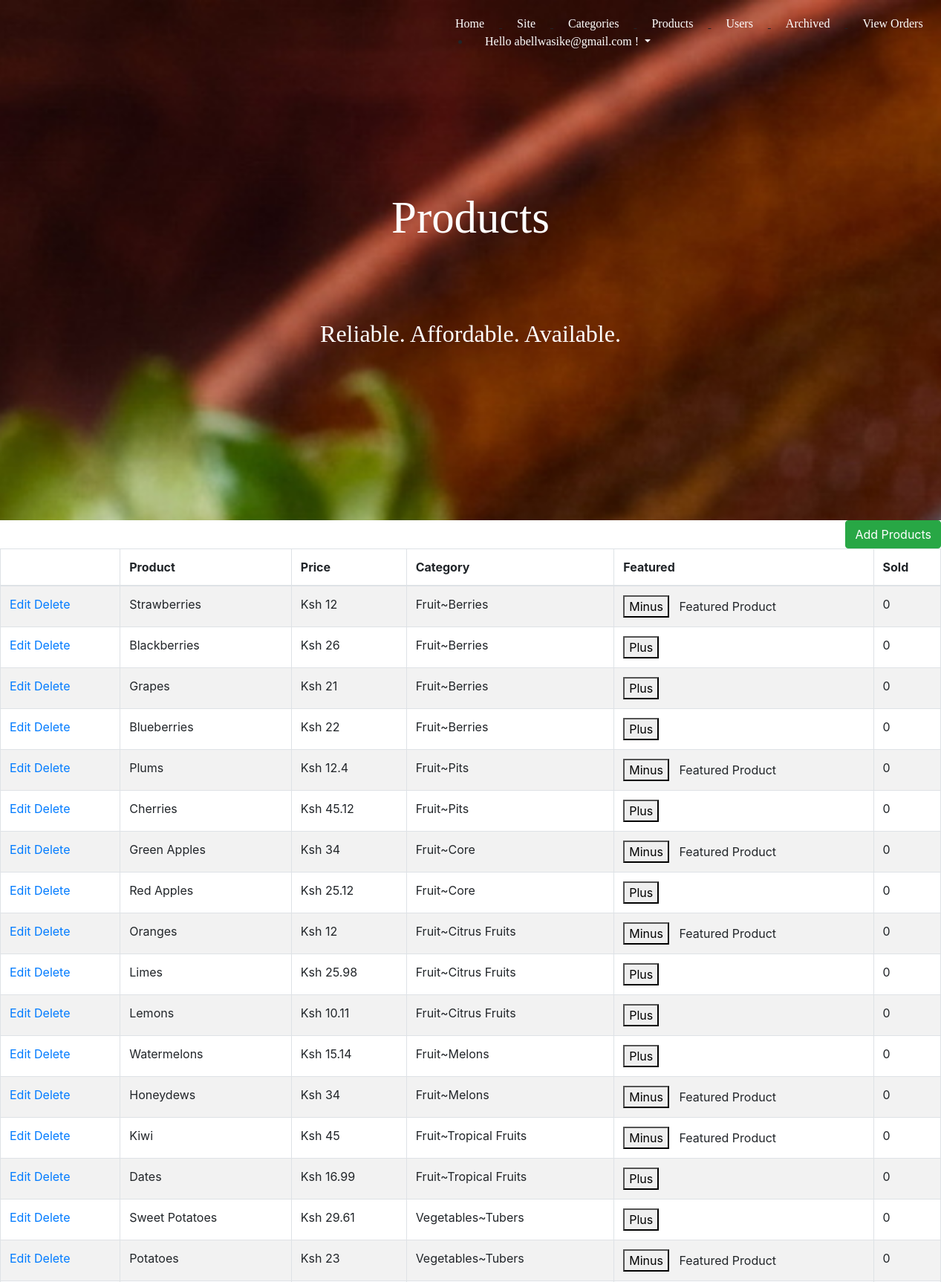
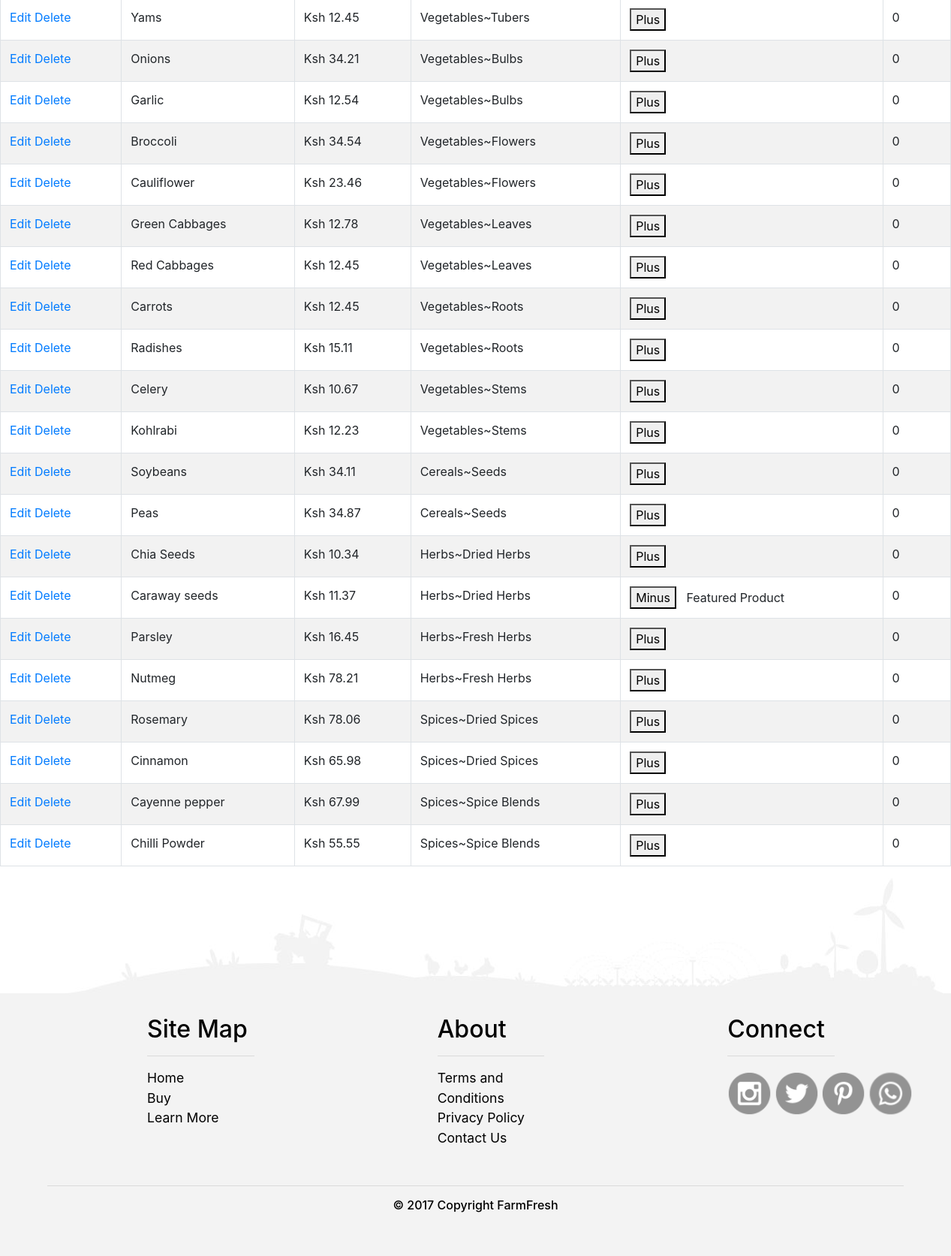
/admin/products.php (signed in), run on the app's committed database (2 pictures, top to bottom).
### tables this page shows
CREATE TABLE `products` (
  `Productid` int(11) NOT NULL,
  `Category` int(11) DEFAULT NULL,
  `Name` varchar(50) DEFAULT NULL,
  `UnitPrice` float DEFAULT NULL,
  `Image` varchar(250) DEFAULT NULL,
  `date_added` datetime NOT NULL,
  `Deleted` int(11) DEFAULT NULL,
  `Featured` int(11) DEFAULT NULL
);

### admin/products.php (the view, shortened to what this page needs)
<?php
require_once '../includes/init.php';
  ?>
<?php
$sql = "SELECT * FROM Products WHERE Deleted = 0";
$presults = $db->query($sql);
?>
<!DOCTYPE html>
<html lang="en">
  <head>
      <link rel="stylesheet" href="https://maxcdn.bootstrapcdn.com/bootstrap/4.0.0-alpha.6/css/bootstrap.min.css">
  </head>
<body>
  <div class="start">
  <div class="topnav">
<a href="admin.php">Home</a>
<a href="../index.php">Site</a>
<a href="categories.php">Categories</a>
<a href="products.php">Products</a>
<a href="users.php">Users</a>
<a href="archived.php">Archived</a>
<a href="vieworders.php">View Orders</a>
<ul>
<li class="dropdown">
  <a href="#" class="dropdown-toggle" data-toggle="dropdown">Hello <?php echo $_SESSION['UserID']; ?> !
  </a>
</li>
</ul>
</div>
<div class="title text-center">
<h1 style="font-size:3.8em;color:white;">Products</h1>
</div>
<div class="title1 text-center">
<h2>Reliable. Affordable. Available.</h2>
</div>
  </div>
  <a href="products.php?add=1" class="btn btn-success" style="float:right;">Add Products</a>
<table class="table table-bordered table-condensed table-striped">
<thead>
  <th></th>
  <th>Product</th>
  <th>Price</th>
  <th>Category</th>
  <th>Featured</th>
  <th>Sold</th>
</thead>
<tbody>
  <?php while($product = mysqli_fetch_assoc($presults)):
     $childID = $product['Category'];
     $catsql = "SELECT * FROM Category WHERE Categoryid = '$childID'";
     $result = $db->query($catsql);
     $child = mysqli_fetch_assoc($result);
     $parentID = $child['Parent'];
     $parentsql = "SELECT * FROM Category WHERE Categoryid = '$parentID'";
     $presult = $db->query($parentsql);
     $parent = mysqli_fetch_assoc($presult);
     $category = $parent['Name'].'~'.$child['Name'];
   ?>
   <tr>
     <td>
       <a href="products.php?edit=<?php echo $product['Productid'];?>">Edit</a>
       <a href="products.php?delete=<?php echo $product['Productid'];?>">Delete</a>
     </td>
     <td>
       <?php echo $product['Name']; ?>
     </td>
     <td>
       <?php echo 'Ksh '.($product['UnitPrice']); ?>
     </td>
     <td><?php echo $category; ?></td>
     <td>
       <a href="products.php?featured=<?php echo(($product['Featured']== 0)?'1':'0'); ?>&productid=<?php echo$product['Productid'];?>">
        <button><?php echo(($product['Featured']== 1)?'Minus':'Plus'); ?></button>
       </a> &nbsp <?php echo(($product['Featured']== 1)?'Featured Product':''); ?>
     </td>
     <td>0</td>
   </tr>
  <?php endwhile; ?>
</tbody>
</table>
  <footer>
<div class="foot"><img src="/copy/f1.jpg" alt="farm" style="padding-left:87px;"/></div>
<div class="foot1" style="color:black;">
<div class="container5">
<div class="overall">
<div class="row">
<div class="col-lg-4 col-md-6 col-sm-6">
<h2>Site Map</h2>
<hr>
<a href="#">Home</a><br>
<a href="#">Buy</a><br>
<a href="#">Learn More</a>
</div>
<div class="col-lg-4 col-md-6 col-sm-6">
<h2>About</h2>
<hr>
<a href="#">Terms and Conditions</a><br>
<a href="#">Privacy Policy</a><br>
<a href="#">Contact Us</a>
</div>
<div class="col-lg-4 col-md-6 col-sm-6">
<h2>Connect</h2>
<hr>
<div class="medcover">
<div class="med">
<div class="row">
<div class="col-lg-3 col-md-4 col-sm-6">
 <a href=#><img src="/copy/instagram.png" alt="Instagram" style="height:67px;padding:4px 0px;"/></a>
</div>
<div class="col-lg-3 col-md-4 col-sm-6">
<a href=#><img src="/copy/twitter.png" alt="Twitter" style="height:67px;padding:4px 20px;"/></a>
</div>
<div class="col-lg-3 col-md-4 col-sm-6">
<a href=#><img src="/copy/pinterest.png" alt="Pinterest" style="height:67px;padding:4px 38px;" /></a>
</div>
<div class="col-lg-3 col-md-4 col-sm-6">
<a href=#><img src="/copy/whatsApp.png" alt="Whatsapp" style="height:67px;padding:4px 58px;" /></a>
</div>
</div>
</div>
</div>
</div>
</div>
</div>
</div>
<hr style="width:90%;opacity:1;">
<h4 style="font-size:1em;text-align:center;">&copy 2017 Copyright FarmFresh</h4>
</div>
</footer>
 </body>
  </html>

### admin/products.php (style rules this page uses)
.start { background-image:url("/copy/fruit1.jpg"); min-width: 100%; height:700px; background-attachment: fixed; background-position: center; background-repeat: no-repeat; background-size: cover; font-family: 'Handlee', cursive; }
.topnav { padding-top:20px; padding-left: 593px; padding-right:0px; display:inline-block; text-decoration: underline; }
.topnav a { color:white; margin:0px 20px; font-size:1.0em; text-decoration: none; display:inline-block; position:relative; }
.topnav a:before { content: ""; position: absolute; width: 100%; height: 2px; bottom: 0; left: 0; background-color: white; visibility: hidden; -webkit-transform: scaleX(0); transform: scaleX(0); -webkit-transition: all 0.3s ease-in-out 0s; transition: all 0.3s ease-in-out 0s; }
.title { padding:173px 457px; min-width:46%; height:50px; text-align:center; }
.title1 { padding:0px 400px; color:white; text-align:center; }
.container5 { min-width:100%; height:240px; }
.medcover { min-width:100%; height:170px; }
.med { padding-top:0px; padding-left:0px; padding-right:0px; padding-bottom:0px; }
.row { zoom:1; }
.overall { padding-top:20px; padding-left:89px; padding-right:48px; padding-bottom:0px; }
.col-md-6 { padding:9px 122px; margin:0px 0px; box-sizing:border-box; height:177px; }
footer { min-width:100%; height:200px; }
.foot { height:100px; }
.foot1 { background-color:#f3f3f3; height:350px; margin-top:53px; }
footer a { color:black; text-align:center; font-size:1.1em; }

### data on the page
products: Name "Strawberries", UnitPrice "12", category "Fruit~Berries", Featured "Minus"
products: Name "Blackberries", UnitPrice "26", category "Fruit~Berries", Featured "Plus"
products: Name "Grapes", UnitPrice "21", category "Fruit~Berries", Featured "Plus"
products: Name "Blueberries", UnitPrice "22", category "Fruit~Berries", Featured "Plus"
products: Name "Plums", UnitPrice "12.4", category "Fruit~Pits", Featured "Minus"
products: Name "Cherries", UnitPrice "45.12", category "Fruit~Pits", Featured "Plus"
products: Name "Green Apples", UnitPrice "34", category "Fruit~Core", Featured "Minus"
products: Name "Red Apples", UnitPrice "25.12", category "Fruit~Core", Featured "Plus"
products: Name "Oranges", UnitPrice "12", category "Fruit~Citrus Fruits", Featured "Minus"
products: Name "Limes", UnitPrice "25.98", category "Fruit~Citrus Fruits", Featured "Plus"
products: Name "Lemons", UnitPrice "10.11", category "Fruit~Citrus Fruits", Featured "Plus"
products: Name "Watermelons", UnitPrice "15.14", category "Fruit~Melons", Featured "Plus"
products: Name "Honeydews", UnitPrice "34", category "Fruit~Melons", Featured "Minus"
products: Name "Kiwi", UnitPrice "45", category "Fruit~Tropical Fruits", Featured "Minus"
products: Name "Dates", UnitPrice "16.99", category "Fruit~Tropical Fruits", Featured "Plus"
products: Name "Sweet Potatoes", UnitPrice "29.61", category "Vegetables~Tubers", Featured "Plus"
products: Name "Potatoes", UnitPrice "23", category "Vegetables~Tubers", Featured "Minus"
products: Name "Yams", UnitPrice "12.45", category "Vegetables~Tubers", Featured "Plus"
products: Name "Onions", UnitPrice "34.21", category "Vegetables~Bulbs", Featured "Plus"
products: Name "Garlic", UnitPrice "12.54", category "Vegetables~Bulbs", Featured "Plus"
products: Name "Broccoli", UnitPrice "34.54", category "Vegetables~Flowers", Featured "Plus"
products: Name "Cauliflower", UnitPrice "23.46", category "Vegetables~Flowers", Featured "Plus"
products: Name "Green Cabbages", UnitPrice "12.78", category "Vegetables~Leaves", Featured "Plus"
products: Name "Red Cabbages", UnitPrice "12.45", category "Vegetables~Leaves", Featured "Plus"
products: Name "Carrots", UnitPrice "12.45", category "Vegetables~Roots", Featured "Plus"
products: Name "Radishes", UnitPrice "15.11", category "Vegetables~Roots", Featured "Plus"
products: Name "Celery", UnitPrice "10.67", category "Vegetables~Stems", Featured "Plus"
products: Name "Kohlrabi", UnitPrice "12.23", category "Vegetables~Stems", Featured "Plus"
products: Name "Soybeans", UnitPrice "34.11", category "Cereals~Seeds", Featured "Plus"
products: Name "Peas", UnitPrice "34.87", category "Cereals~Seeds", Featured "Plus"
products: Name "Chia Seeds", UnitPrice "10.34", category "Herbs~Dried Herbs", Featured "Plus"
products: Name "Caraway seeds", UnitPrice "11.37", category "Herbs~Dried Herbs", Featured "Minus"
products: Name "Parsley", UnitPrice "16.45", category "Herbs~Fresh Herbs", Featured "Plus"
products: Name "Nutmeg", UnitPrice "78.21", category "Herbs~Fresh Herbs", Featured "Plus"
products: Name "Rosemary", UnitPrice "78.06", category "Spices~Dried Spices", Featured "Plus"
products: Name "Cinnamon", UnitPrice "65.98", category "Spices~Dried Spices", Featured "Plus"
products: Name "Cayenne pepper", UnitPrice "67.99", category "Spices~Spice Blends", Featured "Plus"
products: Name "Chilli Powder", UnitPrice "55.55", category "Spices~Spice Blends", Featured "Plus"

### other printed values
$_SESSION['UserID'] "abellwasike@gmail.com"
